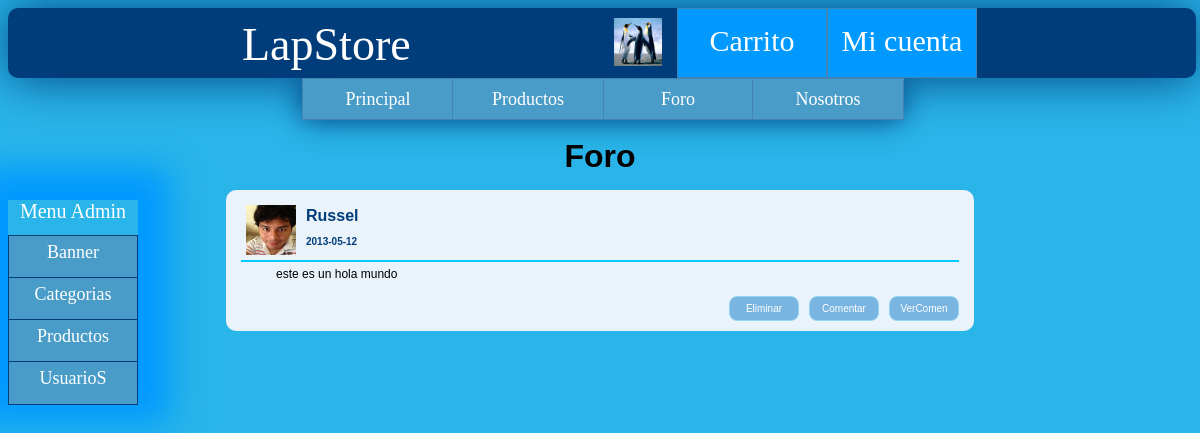
Page /post.php?idPost=3 (signed in) on the committed database.
### tables this page shows
CREATE TABLE IF NOT EXISTS `usuarios` (
  `usuarioId` int(11) NOT NULL AUTO_INCREMENT,
  `email` varchar(80) NOT NULL,
  `nombre` varchar(20) DEFAULT NULL,
  `tipo` int(2) DEFAULT NULL,
  `apellido` varchar(20) DEFAULT NULL,
  `descripcion` varchar(1000) DEFAULT NULL,
  `edad` int(11) DEFAULT NULL,
  `sexo` varchar(1) DEFAULT NULL,
  `url_foto` varchar(80) DEFAULT NULL,
  `contrasenia` varchar(15) DEFAULT NULL,
  PRIMARY KEY (`usuarioId`)
);

CREATE TABLE IF NOT EXISTS `post` (
  `postId` int(11) NOT NULL AUTO_INCREMENT,
  `usuarioId` int(11) NOT NULL,
  `articulo` varchar(1000) DEFAULT NULL,
  `fecha` date DEFAULT NULL,
  `idTema` int(11) NOT NULL,
  `nombrePost` varchar(100) NOT NULL,
  PRIMARY KEY (`postId`),
  KEY `usuarioId` (`usuarioId`)
);

### include_php/DB/conexionGeneral.php (called while the page is built, shortened)
<?php
    function selecionarBD($conexion) {
        return mysql_select_db($GLOBALS["base_datos"], $conexion);
    }
    function ejecutarConsulta($query,$onexion) {
        return mysql_query($query, $onexion);
    }
    function cerrarConexion($conexion) {
        return @mysql_close($conexion);
    }
?>

### include_php/DB/foroDB.php (called while the page is built, shortened)
<?php
    include_once 'conexionGeneral.php';
    function obtenerPostPorId($postId){
        $conexion=abrirConexion();
        $sql = "SELECT * FROM post WHERE postId = '".mysql_real_escape_string($postId)."'";
        $resultado_peticion = ejecutarConsulta($sql,$conexion);
        if($fila = mysql_fetch_array($resultado_peticion)){
			$posts=$fila;
        }
        return $posts;
    }
?>

### include_php/DB/usuarioDB.php (called while the page is built, shortened)
<?php
    include_once 'conexionGeneral.php';
    function obtenerUsuarioPorId($usuarioId){
        $conexion=abrirConexion();
        $sql = "SELECT * FROM usuarios WHERE usuarioId ='".mysql_real_escape_string($usuarioId)."'";
        $resultado_peticion = ejecutarConsulta($sql,$conexion);
        while ($fila = mysql_fetch_array($resultado_peticion)) {
            return $fila;
        }
        return $fila;
    }
    ?>

### include_php/_gestion_foro2.php (the view, shortened to what this page needs)
<?php
include_once 'DB/foroDB.php';
include_once 'DB/usuarioDB.php';
function construirPost($idPost){
	$post=obtenerPostPorId($idPost);
	$SALTO = "\n";
    $cadena_post = "";
    $usuarioPost = obtenerUsuarioPorId($post['usuarioId']);
    $cadena_post .= '<div class="marco">' . $SALTO;
    $cadena_post .= '    <div id="info_usuario">' . $SALTO;
    $cadena_post .= '        <img src="' . $usuarioPost['url_foto'] . '" alt="icono del usuario"/>' . $SALTO;
    $cadena_post .= '        <span class="usuario">' . $usuarioPost['nombre'] . '</span>' . $SALTO;
    $cadena_post .= '        <span class="fecha">' . $post['fecha'] . '</span>' . $SALTO;
    $cadena_post .= '    </div>' . $SALTO;
    $cadena_post .= '    <div class="articulo">' . $SALTO;
    $cadena_post .= '        <p>' . $post['articulo'] . '</p>' . $SALTO;
    $cadena_post .= '    </div>' . $SALTO;
    $cadena_post .= '       <input type="button" class="boton"  id="verComentario" value="VerComen" onclick="MostrarConsulta(\'respuestas' . $post['postId'] . '\',\'verPostCompleto.php?postId=' . $post['postId'] . '\'); return false" />';
    $cadena_post .= "   <input type=\"button\" class=\"boton\"  id=\"agregar_repost\" value=\"Comentar\" onclick=\"show('nuevo_repost" . $post['postId'] . "','".$post['postId']."')\"/>";
    if ($post['usuarioId'] == $_SESSION['usuarioId'] || $_SESSION['tipo'] == 1) {
		$cadena_post .= "<form action='" . $_SERVER['PHP_SELF'] . "' method='post' >" . $SALTO;
        $cadena_post .= '    <input type="hidden" name="id_post" value="' . $post['postId'] . '"/>' . $SALTO;
        $cadena_post .= '    <input type="hidden" name="id_usuario" value="' . $post['usuarioId'] . '"/>' . $SALTO;
        $cadena_post .= '    <input type="submit" class="boton"  onclick="return confirmarEliminacion()" name="eliminar_post" value="Eliminar"/>' . $SALTO;
        $cadena_post .= '</form>' . $SALTO;
	}
    $cadena_post .= '    <div class="clearboth"></div>' . $SALTO;
    $cadena_post .= '<div class="respuestas" id="respuestas' . $post['postId'] . '">' . $SALTO;
    $cadena_post .= generarFormRespuesta($post['postId']);
    $cadena_post .= '</div>' . $SALTO;
    $cadena_post .= '</div>' . $SALTO;
    return $cadena_post;
}
function generarFormRespuesta($postId) {
    $SALTO = "\n";
    $cadena_responderPost = '  <div class="marco_interno" id="nuevo_repost' . $postId . '" style="display:none;">' . $SALTO;
    $cadena_responderPost .= '<a name="Responder"></a>';
    $cadena_responderPost .= '      <form action="post.php?idPost='.$postId.'" method="post" >' . $SALTO;
    $cadena_responderPost .= '          <div id="info_usuario">' . $SALTO;
    $cadena_responderPost .= '              <img src="' . $_SESSION['foto'] . '" alt="icono del usuario"/>' . $SALTO;
    $cadena_responderPost .= '              <span class="usuario">' . $_SESSION["nombre"] . '</span>' . $SALTO;
    $cadena_responderPost .= '              <input type="hidden" name="usuarioId" value="' . $_SESSION["usuarioId"] . '" />' . $SALTO;
    $cadena_responderPost .= '              <input type="hidden" name="postId" value="' . $postId . '" />' . $SALTO;
    $cadena_responderPost .= '              <div class="clearboth"></div>' . $SALTO;
    $cadena_responderPost .= '          </div>' . $SALTO;
    $cadena_responderPost .= '          <div class="articulo_nuevo">' . $SALTO;
    $cadena_responderPost .='               <input type="hidden" name="postId" value="' . $postId . '"/>' . $SALTO;
    $cadena_responderPost .= '              <textarea id="comen_post'.$postId.'" name="comen_repost"></textarea>' . $SALTO;
    $cadena_responderPost .= '              <input type="submit" class="boton"  id="agregar_repost" name="agregar_repost" value="Responder"/> ' . $SALTO;
    $cadena_responderPost .= '          </div>' . $SALTO;
    $cadena_responderPost .= '      </form>' . $SALTO;
    $cadena_responderPost .= '      <div class="clearboth"></div>' . $SALTO;
    $cadena_responderPost .= '  </div>' . $SALTO;
    return $cadena_responderPost;
}
?>

### css/css_plantilla.css (style rules this page uses)
body { overflow-y:scroll; background:#29B5E9; font-family:Arial, Helvetica, sans-serif; }
p,h1,form,table,label,input,div,textarea,select,li,ul { border:0;margin:0;padding:0; }
input,textarea,select { border:#94D7F4 1px solid; height:30px; margin:0 0 5px 0; padding:5px; color:#29B5E9; font-size:15px; border-radius:10px; -moz-border-radius:10px; -webkit-border-radius:10px; }
div.marco { background:#eaf3fa; margin:auto; margin-top:10px; margin-bottom:10px; overflow:hidden; padding:15px; border-radius:10px; -moz-border-radius:10px; -webkit-border-radius:10px; }
.boton { margin:10px 0 0 10px; width:150px; height:30px; background: #7AB5E2; padding: 5px 10px; color: white; font-size: 16px; text-decoration: none; vertical-align: middle; -webkit-border-radius: 8px; -moz-border-radius: 8px; border-radius: 8px; }
img[alt] { font-size: 9px; }

### css/css_foro.css (style rules this page uses)
div.marco { padding:10px 15px 10px 15px; margin:10px 0px 10px 0px; }
div.marco p { font-size:12px; }
#info_usuario { height:50px; padding:5px; border-bottom:2px solid #0CF; }
#info_usuario img { width:50px; height:50px; float:left; }
span { color:#013D7B; font-weight:bold; padding:2px 2px 2px 60px; display:block; }
span.usuario { height:25px; }
span.fecha { font-size:10px; height:25px; }
div.articulo { font-size:16px; text-indent:30px; padding:5px; }
input.boton { width:70px; height:25px; font-size:10px; float:right; }

### rows in the picture
usuarios: url_foto (picture), nombre "Russel"
post: fecha "2013-05-12", articulo "este es un hola mundo"
